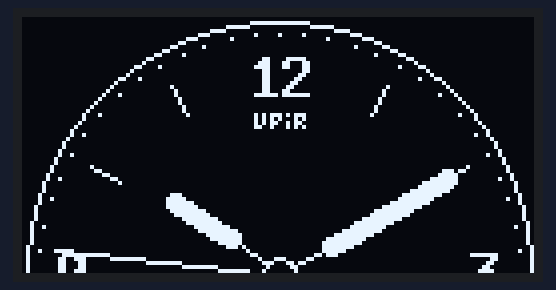
A sketch run on a simulated Arduino Uno, built with avr-gcc and run on an emulated ATmega328P. On the bench: 128×64 one-colour display.

Above: at 0.7 s.
At 5.3 s:
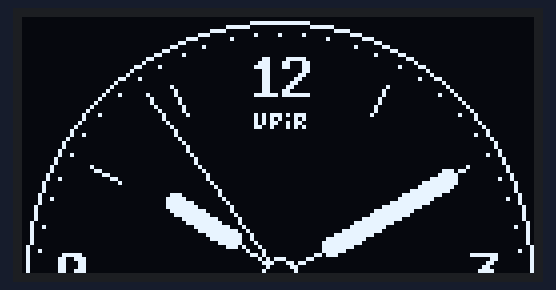
At 10.0 s:
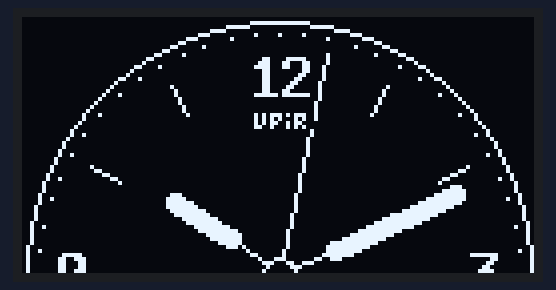
At 19.8 s:
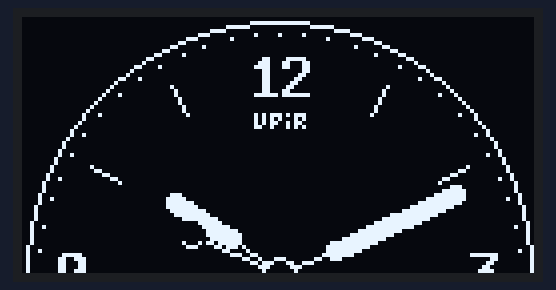
At 29.6 s:
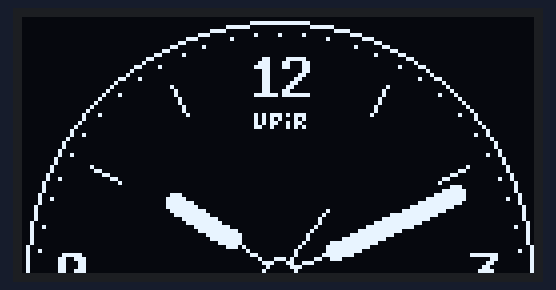
At 39.4 s:
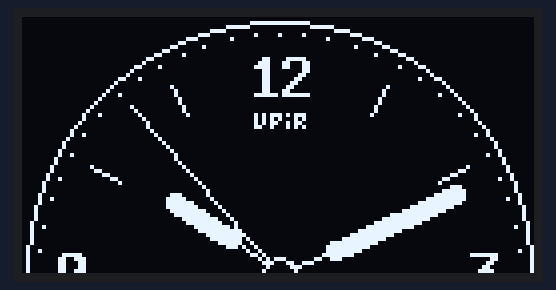

Measured:
- what the display in image 0 shows lasts 0.6 s, from 0.6 s to 1.2 s

The sketch:

arduino_sh1107_analog_clock.ino
```cpp
// simple project using Arduino UNO and 128x64 OLED Display to display analog clock
// note - this project is meant for the 128x128 SH1107 OLED display, but WOKWI currently only supports 128x64 OLED display
// for this reason, the preview here only shows half of the design
// created by upir, 2023
// youtube channel: https://www.youtube.com/upir_upir

// YOUTUBE VIDEO: https://youtu.be/srgsBWHSNSQ

// links from the video:
// 128x128 SH1107 OLED Display: https://s.click.aliexpress.com/e/_DdOCQHj
// 128x64 SSD1306 OLED Display: https://s.click.aliexpress.com/e/_DCKdvnh
// Arduino UNO: https://s.click.aliexpress.com/e/_AXDw1h
// Arduino breadboard prototyping shield: https://s.click.aliexpress.com/e/_ApbCwx
// Photopea (online Photoshop-like tool): https://www.photopea.com/
// u8g2 documentation: https://github.com/olikraus/u8g2/wiki/u8gvsu8g2


// Related videos:
// Arduino Parking Sensor - https://youtu.be/sEWw087KOj0
// Turbo pressure gauge with Arduino and OLED display - https://youtu.be/JXmw1xOlBdk
// Arduino Car Cluster with OLED Display - https://youtu.be/El5SJelwV_0
// Knob over OLED Display - https://youtu.be/SmbcNx7tbX8
// Arduino + OLED = 3D ? - https://youtu.be/kBAcaA7NAlA
// Arduino OLED Gauge - https://youtu.be/xI6dXTA02UQ
// Smaller & Faster Arduino - https://youtu.be/4GfPQoIRqW8


#include <Arduino.h>
#include <U8g2lib.h> // u8g2 library for drawing on OLED display - needs to be installed in Arduino IDE first
#include <Wire.h> // wire library for IIC communication with the OLED display

U8G2_SSD1306_128X64_NONAME_1_HW_I2C u8g2(U8G2_R0); // set the OLED display to 128x64px, HW IIC, no rotation, used in WOKWI
//U8G2_SH1107_128X128_1_HW_I2C u8g2(U8G2_R0); // final display, 128x128px [page buffer, size = 128 bytes], HW IIC connection

// IIC connection of the OLED display and Arduino UNO
// +5V > +5V
// GND > GND
// SCL (serial clock) > A5 or SCL
// SDA (serial data) > A4 or SDA

const unsigned char upir_logo [] PROGMEM = {   // upir logo
  0xEA, 0x3A, 0xAA, 0x28, 0x6A, 0x1A, 0x26, 0x2A, };

int center_x = 64; // display x center, 64px for the 128x128px display
int center_y = 64; // display y center, 64px for the 128x128px display

// hardcoded time values
int time_minutes = 10;
int time_hours = 10;
int time_seconds = 45;

void setup(void) { // Arduino setup
  u8g2.begin();  // begin the u8g2 library
  u8g2.setContrast(255); // set display contrast/brightness
}

// draw the background - fullscreen circle, dots for seconds, big tickmarks, numbers
void draw_background() {

  float xpos;
  float ypos;
  float xpos2;
  float ypos2;

  u8g2.setDrawColor(1); // set the drawing color to white
  u8g2.drawCircle(center_x, center_y, 63, U8G2_DRAW_ALL); // draw fullscreen circle

  // draw 60 dots (pixels) around the circle, one for every minute/second
  for (int i=0; i<60; i++) { // draw 60 pixels around the circle
    xpos = round(center_x + sin(radians(i * 6)) * 60); // calculate x pos based on angle and radius
    ypos = round(center_y - cos(radians(i * 6)) * 60); // calculate y pos based on angle and radius

    u8g2.drawPixel(xpos,ypos); // draw white pixel on position xpos and ypos
  }

  // drawing big tickmarks
  for (int i=0; i<12; i++) {
    if((i % 3) != 0) { // only draw tickmarks for some numbers, leave empty space for 12, 3, 6, and 9
      xpos = round(center_x + sin(radians(i * 30)) * 54); // calculate x pos based on angle and radius
      ypos = round(center_y - cos(radians(i * 30)) * 54); // calculate y pos based on angle and radius
      xpos2 = round(center_x + sin(radians(i * 30)) * 46); // calculate x pos based on angle and radius
      ypos2 = round(center_y - cos(radians(i * 30)) * 46); // calculate y pos based on angle and radius

      u8g2.drawLine(xpos, ypos, xpos2, ypos2); // draw a line for a tickmark
    }
  }

  // draw labels 12, 3, 6 and 9, positions are hardcoded
  u8g2.setFont(u8g2_font_8x13B_mn); // set the u8g2 font
  u8g2.drawStr(57,20,"12");
  u8g2.drawStr(112,69,"3");
  u8g2.drawStr(61,120,"6");
  u8g2.drawStr(9,69,"9");
}

// draw thin hand = second hand
void draw_hand_thin (int hand_angle, int hand_lenght_long, int hand_legth_short) {

  float xpos;
  float ypos;
  float xpos2;
  float ypos2;

  // calculate starting and ending position of the second hand
  xpos = round(center_x + sin(radians(hand_angle)) * hand_lenght_long); // calculate x pos based on angle and radius
  ypos = round(center_y - cos(radians(hand_angle)) * hand_lenght_long); // calculate y pos based on angle and radius
  xpos2 = round(center_x + sin(radians(hand_angle + 180)) * hand_legth_short); // calculate x pos based on angle and radius
  ypos2 = round(center_y - cos(radians(hand_angle + 180)) * hand_legth_short); // calculate y pos based on angle and radius

  u8g2.drawLine(xpos, ypos, xpos2, ypos2); // draw the main line
  u8g2.setDrawColor(0); // black color
  u8g2.drawDisc(xpos2, ypos2, 3); // draw small filled black circle
  u8g2.setDrawColor(1); // white color
  u8g2.drawCircle(xpos2, ypos2, 3, U8G2_DRAW_ALL); // draw small outline white circle
}


// draw bold hand = minute hand and hour hand
void draw_hand_bold (int hand_angle, int hand_lenght_long, int hand_legth_short, int hand_dot_size) {

  float xpos;
  float ypos;
  float xpos2;
  float ypos2;

  float tri_xoff;
  float tri_yoff;

  // calculate positions of the two circles
  xpos = round(center_x + sin(radians(hand_angle)) * hand_lenght_long); // calculate x pos based on angle and radius
  ypos = round(center_y - cos(radians(hand_angle)) * hand_lenght_long); // calculate y pos based on angle and radius
  xpos2 = round(center_x + sin(radians(hand_angle)) * hand_legth_short); // calculate x pos based on angle and radius
  ypos2 = round(center_y - cos(radians(hand_angle)) * hand_legth_short); // calculate y pos based on angle and radius

  tri_xoff = round( sin(radians(hand_angle + 90)) * hand_dot_size);
  tri_yoff = round(-cos(radians(hand_angle + 90)) * hand_dot_size);

  u8g2.drawLine(center_x, center_y, xpos2, ypos2); // draw the line from one circle to the center
  u8g2.drawDisc(xpos, ypos, hand_dot_size); // draw filled white circle
  u8g2.drawDisc(xpos2, ypos2, hand_dot_size); // draw filled white circle

  // two filled triangles are used to draw a rotated rectangle between two circles
  u8g2.drawTriangle(xpos + tri_xoff, ypos + tri_yoff,
                    xpos - tri_xoff, ypos - tri_yoff,
                    xpos2 + tri_xoff, ypos2 + tri_yoff);

  u8g2.drawTriangle(xpos2 + tri_xoff, ypos2 + tri_yoff,
                    xpos2 - tri_xoff, ypos2 - tri_yoff,
                    xpos - tri_xoff, ypos - tri_yoff);


}


void loop(void) { // main Arduino loop

  // increment the time
  time_seconds++;
  if (time_seconds >= 60) {
    time_seconds = 0;
    time_minutes++;
    if (time_minutes >= 60) {
      time_minutes = 0;
      time_hours++;
      if (time_hours >= 12) {
        time_hours = 0;
      }
    }
  }


  u8g2.firstPage(); // select the first page of the display (page is 128x8px), since we are using the page drawing method of the u8g2 library
  do { // draw

    draw_background(); // draw the background - fullscreen circle, dots for seconds, big tickmarks, numbers

    // draw the needles with angles based on the time value
    draw_hand_bold(time_minutes*6, 48, 15, 2); // minute hand
    draw_hand_bold(time_hours*30 + (time_minutes / 2), 32, 15, 2); // hour hand
    draw_hand_thin(time_seconds*6, 56, 24); // second hand

    u8g2.drawXBMP(57, 24, 16, 4, upir_logo); // draw upir logo

    // draw the center circle to cover the center part of the hands
    u8g2.setColorIndex(0); // black color
    u8g2.drawDisc(center_x, center_y, 4);
    u8g2.setColorIndex(1); // white color
    u8g2.drawCircle(center_x, center_y, 4);

  } while ( u8g2.nextPage() ); // go over all the pages until the whole display is updated
}
```
